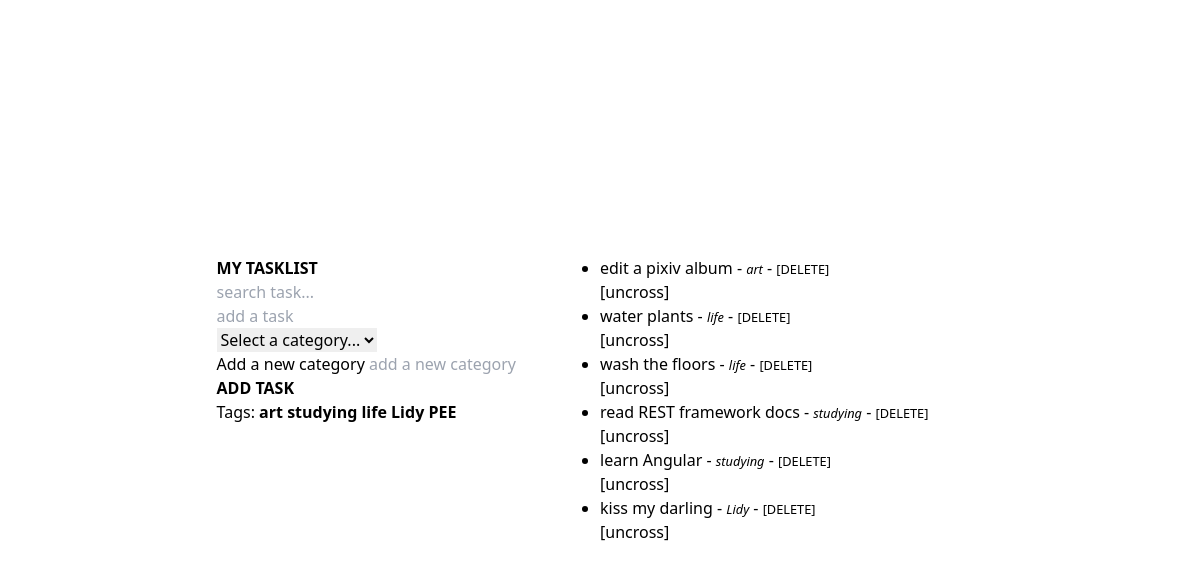
Before: / with the older database file.
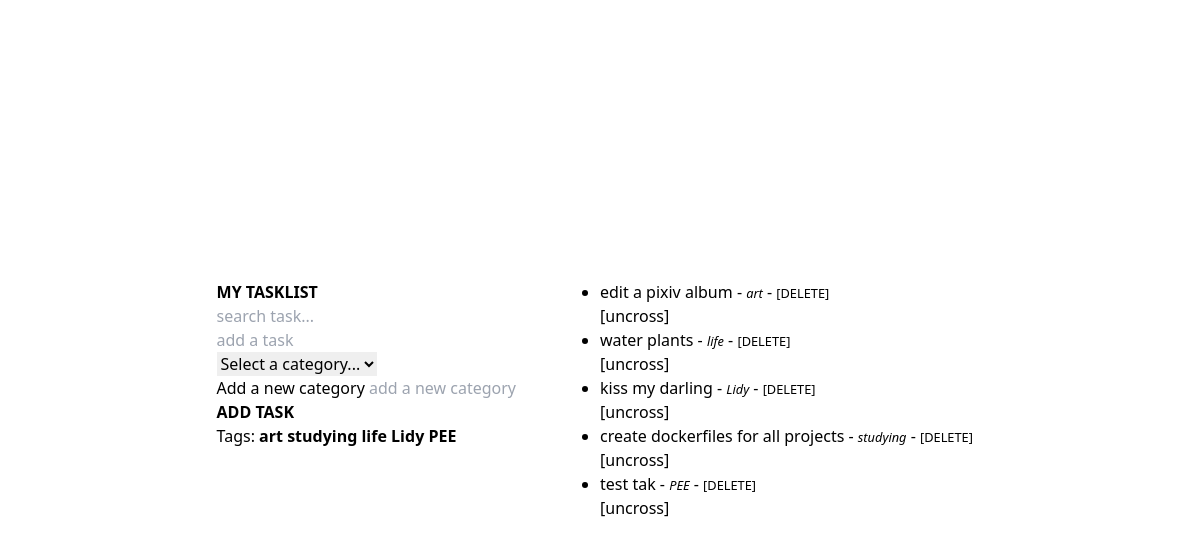
After: the same page with the newer database file.
### core/models.py (models this page shows, shortened)
class Category(models.Model):
    name = models.CharField(max_length=200)

class Task(models.Model):
    desc = models.CharField(max_length=200)
    category = models.ForeignKey(Category, on_delete=models.CASCADE, null=True)

### core/views.py (the view)
# urls.py: path('', views.my_tasks, name='my-tasks'),
def my_tasks(request):
    category = request.GET.get('category')
    if category == None:
        tasks = Task.objects.all()
    else:
        tasks = Task.objects.filter(category__name=category)
    categories = Category.objects.all()
    context = {'tasks': tasks, 'categories': categories}
    return render(request, 'my_tasks.html', context)

### core/templates/my_tasks.html (shortened to what this page needs)
{% extends 'base.html' %}
{% block content %}
<div class="flex h-screen w-screen justify-center items-center">
    <div class="grid grid-cols-2">
        <div>
            <h1><a href="{% url 'my-tasks' %}"><B>MY TASKLIST</B></a> </h1>
            <div>{% include 'partials/search.html' %}</div>
            <form action="">
                <input type="text" name="taskdesc" placeholder="add a task">
                <div>
                    <select name="category" id="">
                    <option value="none">Select a category...</option>
                    </select>
                </div>
                <div>
                    <label for="newCategory">Add a new category</label>
                <input type="text" name="category_new" placeholder="add a new category">
                </div>
                <div><button hx-post="{% url 'add-task' %}" hx-target="#task-list" type="submit"><b>ADD TASK</b></button></div>
            </form>
            <div>Tags:
                {% for category in categories %}
                    <a href="{% url 'my-tasks' %}?category={{category.name}}"><b>{{category.name}}</b></a>
                {% endfor %}
            </div>
        <form action="">
            <input type="text">
        </form>
        </div>
    <div id="search-results">
        <div id="task-list">
                {% include 'partials/task-list.html' %}
        </div>
    </div>
    </div>
</div>
{% endblock %}

### core/templates/base.html (shortened to what this page needs)
<!DOCTYPE html>
<html lang="en">
<head>
    <script src="https://cdn.tailwindcss.com"></script>
</head>
<body>
    {% block content %}
    {% endblock %}
</body>
</html>

### core/templates/partials/search.html (shortened to what this page needs)
<form action="">
    <input type="text" hx-post="{% url 'search-task' %}" hx-target="#task-list" hx-trigger="keyup changed delay:500ms" name="search" placeholder="search task...">
</form>

### core/templates/partials/task-list.html
<ul class="list-disc">
{% for task in tasks %}
<li id="task-item">{{task.desc}} - <small><i>{{task.category.name}}</i></small> - <small><a href="" hx-delete="{% url 'delete-task' task.pk %}" hx-target="#task-list">[DELETE]</a></small></li>
<span id="uncross">[uncross]</span>
{% endfor %}
</ul>

Changed rows visible on the page:
removed Task: desc "wash the floors", category.name "life"
removed Task: desc "read REST framework docs", category.name "studying"
removed Task: desc "learn Angular", category.name "studying"
added Task: desc "create dockerfiles for all projects", category.name "studying"
added Task: desc "test tak", category.name "PEE"
